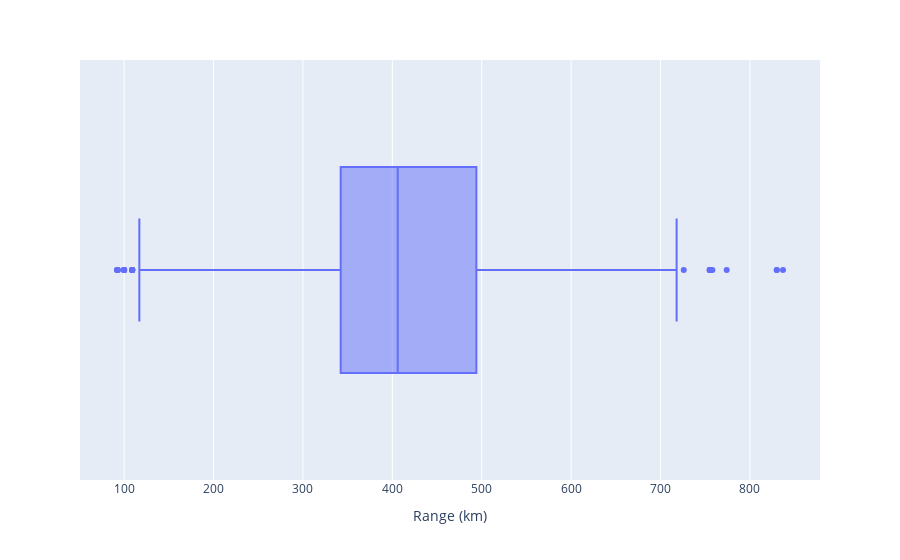

Here is the notebook cell this chart was saved with:
### Code cell
fig = px.box(BEV_2023, x='Range (km)')
fig.show()

### Figure 1 — Plotly figure (JSON) as saved in the notebook; plotly's stock layout.template omitted (floating-point values rounded to 4 significant figures; data arrays with more than 128 entries replaced by an {"elided": "..."} marker saying what was removed)
{"data": [{"alignmentgroup": "True", "hovertemplate": "Range (km)=%{x}<extra></extra>", "legendgroup": "", "marker": {"color": "#636efa"}, "name": "", "notched": false, "offsetgroup": "", "orientation": "h", "showlegend": false, "type": "box", "x": {"elided": "455 int values"}, "x0": " ", "xaxis": "x", "y0": " ", "yaxis": "y"}], "layout": {"boxmode": "group", "legend": {"tracegroupgap": 0}, "margin": {"t": 60}, "xaxis": {"anchor": "y", "domain": [0, 1], "title": {"text": "Range (km)"}}, "yaxis": {"anchor": "x", "domain": [0, 1]}}}
